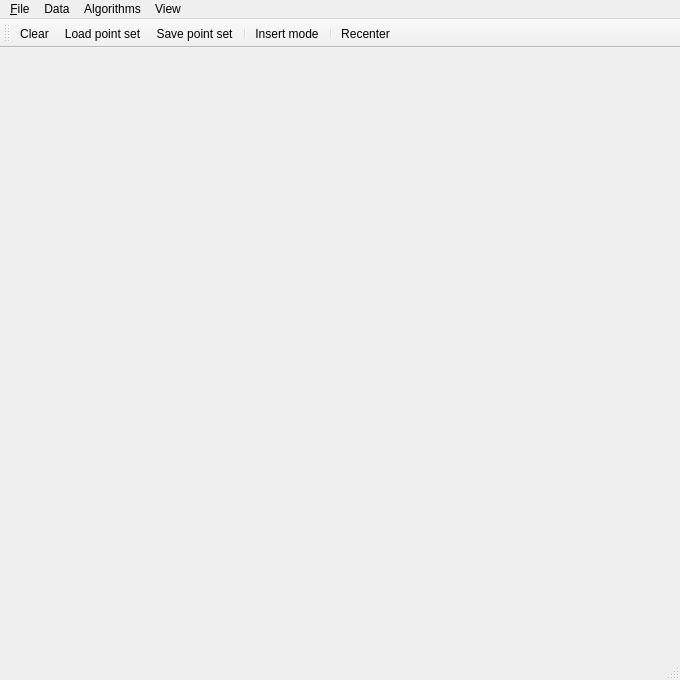
<?xml version="1.0" encoding="UTF-8"?>
<ui version="4.0">
 <author>Pierre Alliez</author>
 <class>MainWindow</class>
 <widget class="QMainWindow" name="MainWindow">
  <property name="geometry">
   <rect>
    <x>0</x>
    <y>0</y>
    <width>680</width>
    <height>680</height>
   </rect>
  </property>
  <property name="windowTitle">
   <string>CGAL 2D Optimal Transportation Curve Reconstruction</string>
  </property>
  <widget class="QWidget" name="centralwidget">
   <layout class="QGridLayout">
    <item row="0" column="0">
     <layout class="QVBoxLayout">
      <property name="sizeConstraint">
       <enum>QLayout::SetDefaultConstraint</enum>
      </property>
      <item>
       <widget class="GlViewer" name="viewer" native="true">
        <property name="focusPolicy">
         <enum>Qt::StrongFocus</enum>
        </property>
        <property name="locale">
         <locale language="English" country="UnitedStates"/>
        </property>
       </widget>
      </item>
     </layout>
    </item>
   </layout>
  </widget>
  <widget class="QStatusBar" name="statusbar"/>
  <widget class="QMenuBar" name="menubar">
   <property name="geometry">
    <rect>
     <x>0</x>
     <y>0</y>
     <width>680</width>
     <height>22</height>
    </rect>
   </property>
   <widget class="QMenu" name="menuFile">
    <property name="title">
     <string>&amp;File</string>
    </property>
    <addaction name="actionLoadPoints"/>
    <addaction name="actionSave"/>
    <addaction name="separator"/>
    <addaction name="actionQuit"/>
   </widget>
   <widget class="QMenu" name="menuPoint_set">
    <property name="title">
     <string>Data</string>
    </property>
    <widget class="QMenu" name="menuPredefined">
     <property name="title">
      <string>Predefined</string>
     </property>
     <addaction name="actionLine"/>
     <addaction name="actionParallel_lines"/>
     <addaction name="actionCircle"/>
     <addaction name="actionHalf_circle"/>
     <addaction name="actionWidely_variable_sampling"/>
     <addaction name="actionSpiral"/>
     <addaction name="actionBox"/>
     <addaction name="actionBoxes"/>
     <addaction name="actionBox_with_boundaries"/>
     <addaction name="actionBox_with_missing_corners"/>
     <addaction name="actionStar"/>
     <addaction name="actionStair"/>
     <addaction name="actionSkyline"/>
     <addaction name="actionIncreasingly_sharp_angles"/>
    </widget>
    <addaction name="actionInsertPoint"/>
    <addaction name="menuPredefined"/>
    <addaction name="separator"/>
    <addaction name="actionNoise"/>
    <addaction name="actionAdd_outliers"/>
    <addaction name="separator"/>
    <addaction name="actionDecimate"/>
    <addaction name="actionSubdivide"/>
    <addaction name="separator"/>
    <addaction name="actionClear"/>
   </widget>
   <widget class="QMenu" name="menuAlgorithms">
    <property name="title">
     <string>Algorithms</string>
    </property>
    <addaction name="actionReconstruction_one_step"/>
    <addaction name="actionReconstruction_10_steps"/>
    <addaction name="actionReconstruction_100_steps"/>
    <addaction name="actionReconstruction_1000_steps"/>
    <addaction name="actionReconstruction_until"/>
    <addaction name="actionReconstruction_Wasserstein_tolerance"/>
    <addaction name="separator"/>
    <addaction name="actionRelocate_vertices"/>
    <addaction name="actionReconstruction_reinit"/>
    <addaction name="separator"/>
    <addaction name="actionOutput_console"/>
    <addaction name="separator"/>
    <addaction name="actionSet_options"/>
    <addaction name="separator"/>
   </widget>
   <widget class="QMenu" name="menuView">
    <property name="title">
     <string>View</string>
    </property>
    <addaction name="actionView_points"/>
    <addaction name="actionView_tolerance"/>
    <addaction name="separator"/>
    <addaction name="actionView_vertices"/>
    <addaction name="actionView_edges"/>
    <addaction name="separator"/>
    <addaction name="actionView_ghost"/>
    <addaction name="actionView_relevance"/>
    <addaction name="separator"/>
    <addaction name="actionView_edge_cost"/>
    <addaction name="actionView_edge_priority"/>
    <addaction name="separator"/>
    <addaction name="actionView_bins"/>
    <addaction name="actionView_foot_points"/>
    <addaction name="actionView_relocation"/>
    <addaction name="separator"/>
    <addaction name="actionRecenter"/>
   </widget>
   <addaction name="menuFile"/>
   <addaction name="menuPoint_set"/>
   <addaction name="menuAlgorithms"/>
   <addaction name="menuView"/>
  </widget>
  <widget class="QToolBar" name="toolBar">
   <property name="windowTitle">
    <string>toolBar</string>
   </property>
   <property name="locale">
    <locale language="English" country="UnitedStates"/>
   </property>
   <attribute name="toolBarArea">
    <enum>TopToolBarArea</enum>
   </attribute>
   <attribute name="toolBarBreak">
    <bool>false</bool>
   </attribute>
   <addaction name="actionClear"/>
   <addaction name="actionLoadPoints"/>
   <addaction name="actionSave"/>
   <addaction name="separator"/>
   <addaction name="actionInsertPoint"/>
   <addaction name="separator"/>
   <addaction name="actionRecenter"/>
  </widget>
  <action name="actionQuit">
   <property name="text">
    <string>Quit</string>
   </property>
   <property name="shortcut">
    <string>Ctrl+Q</string>
   </property>
  </action>
  <action name="actionInsertPoint">
   <property name="checkable">
    <bool>true</bool>
   </property>
   <property name="checked">
    <bool>false</bool>
   </property>
   <property name="icon">
    <iconset resource="pwsrec.qrc">
     <normaloff>:/icons/inputPoint.png</normaloff>:/icons/inputPoint.png</iconset>
   </property>
   <property name="text">
    <string>Insert mode</string>
   </property>
   <property name="toolTip">
    <string>Insert Point</string>
   </property>
   <property name="statusTip">
    <string>Insert Point</string>
   </property>
  </action>
  <action name="actionClear">
   <property name="icon">
    <iconset resource="pwsrec.qrc">
     <normaloff>:/icons/fileNew.png</normaloff>:/icons/fileNew.png</iconset>
   </property>
   <property name="text">
    <string>Clear</string>
   </property>
   <property name="statusTip">
    <string>Clear</string>
   </property>
   <property name="shortcut">
    <string>Space</string>
   </property>
  </action>
  <action name="actionLoadPoints">
   <property name="icon">
    <iconset resource="pwsrec.qrc">
     <normaloff>:/icons/fileOpen.png</normaloff>:/icons/fileOpen.png</iconset>
   </property>
   <property name="text">
    <string>Load point set...</string>
   </property>
   <property name="statusTip">
    <string>Load point set</string>
   </property>
   <property name="shortcut">
    <string>Ctrl+O</string>
   </property>
  </action>
  <action name="actionSave">
   <property name="icon">
    <iconset resource="pwsrec.qrc">
     <normaloff>:/icons/fileSave.png</normaloff>:/icons/fileSave.png</iconset>
   </property>
   <property name="text">
    <string>Save point set...</string>
   </property>
   <property name="statusTip">
    <string>Save point set</string>
   </property>
   <property name="shortcut">
    <string>Ctrl+S</string>
   </property>
  </action>
  <action name="actionCircle">
   <property name="text">
    <string>Circle...</string>
   </property>
  </action>
  <action name="actionHalf_circle">
   <property name="text">
    <string>Half circle...</string>
   </property>
  </action>
  <action name="actionBox">
   <property name="text">
    <string>Box...</string>
   </property>
   <property name="shortcut">
    <string>B</string>
   </property>
  </action>
  <action name="actionLine">
   <property name="text">
    <string>Line...</string>
   </property>
  </action>
  <action name="actionReconstruction_reinit">
   <property name="text">
    <string>Re-init</string>
   </property>
   <property name="shortcut">
    <string>I</string>
   </property>
  </action>
  <action name="actionReconstruction_one_step">
   <property name="text">
    <string>Run 1 step</string>
   </property>
   <property name="shortcut">
    <string>R</string>
   </property>
  </action>
  <action name="actionView_foot_points">
   <property name="checkable">
    <bool>true</bool>
   </property>
   <property name="checked">
    <bool>false</bool>
   </property>
   <property name="text">
    <string>Foot points</string>
   </property>
   <property name="statusTip">
    <string>View foot points</string>
   </property>
   <property name="shortcut">
    <string>F</string>
   </property>
  </action>
  <action name="actionView_points">
   <property name="checkable">
    <bool>true</bool>
   </property>
   <property name="checked">
    <bool>true</bool>
   </property>
   <property name="text">
    <string>Points</string>
   </property>
   <property name="statusTip">
    <string>View points</string>
   </property>
   <property name="shortcut">
    <string>P</string>
   </property>
  </action>
  <action name="actionView_edges">
   <property name="checkable">
    <bool>true</bool>
   </property>
   <property name="checked">
    <bool>false</bool>
   </property>
   <property name="text">
    <string>Triangulation</string>
   </property>
   <property name="statusTip">
    <string>View edges of the triangulation</string>
   </property>
   <property name="shortcut">
    <string>T</string>
   </property>
  </action>
  <action name="actionRecenter">
   <property name="icon">
    <iconset resource="pwsrec.qrc">
     <normaloff>:/icons/fit-page-32.png</normaloff>:/icons/fit-page-32.png</iconset>
   </property>
   <property name="text">
    <string>Recenter</string>
   </property>
  </action>
  <action name="actionView_vertices">
   <property name="checkable">
    <bool>true</bool>
   </property>
   <property name="checked">
    <bool>true</bool>
   </property>
   <property name="text">
    <string>Vertices</string>
   </property>
   <property name="shortcut">
    <string>V</string>
   </property>
  </action>
  <action name="actionBoxes">
   <property name="text">
    <string>Two boxes...</string>
   </property>
  </action>
  <action name="actionStair">
   <property name="text">
    <string>Stair...</string>
   </property>
  </action>
  <action name="actionSkyline">
   <property name="text">
    <string>Skyline...</string>
   </property>
  </action>
  <action name="actionView_edge_priority">
   <property name="checkable">
    <bool>true</bool>
   </property>
   <property name="checked">
    <bool>false</bool>
   </property>
   <property name="text">
    <string>Edge priority</string>
   </property>
   <property name="shortcut">
    <string>Z</string>
   </property>
  </action>
  <action name="actionReconstruction_10_steps">
   <property name="text">
    <string>Run 10 steps</string>
   </property>
   <property name="shortcut">
    <string>1</string>
   </property>
  </action>
  <action name="actionReconstruction_100_steps">
   <property name="text">
    <string>Run 100 steps</string>
   </property>
   <property name="shortcut">
    <string>2</string>
   </property>
  </action>
  <action name="actionReconstruction_1000_steps">
   <property name="text">
    <string>Run 1,000 steps</string>
   </property>
   <property name="shortcut">
    <string>3</string>
   </property>
  </action>
  <action name="actionAdd_outliers">
   <property name="text">
    <string>Add outliers...</string>
   </property>
  </action>
  <action name="actionSnapshot">
   <property name="icon">
    <iconset resource="pwsrec.qrc">
     <normaloff>:/icons/snapshot.png</normaloff>:/icons/snapshot.png</iconset>
   </property>
   <property name="text">
    <string>Snapshot</string>
   </property>
   <property name="shortcut">
    <string>Ctrl+C</string>
   </property>
  </action>
  <action name="actionIncreasingly_sharp_angles">
   <property name="text">
    <string>Increasingly sharp angles...</string>
   </property>
  </action>
  <action name="actionBox_with_boundaries">
   <property name="text">
    <string>Box with boundaries...</string>
   </property>
  </action>
  <action name="actionBox_with_missing_corners">
   <property name="text">
    <string>Box with missing corners...</string>
   </property>
  </action>
  <action name="actionStar">
   <property name="text">
    <string>Star...</string>
   </property>
  </action>
  <action name="actionSpiral">
   <property name="text">
    <string>Spiral...</string>
   </property>
  </action>
  <action name="actionView_edge_cost">
   <property name="checkable">
    <bool>true</bool>
   </property>
   <property name="checked">
    <bool>false</bool>
   </property>
   <property name="text">
    <string>Edge cost</string>
   </property>
   <property name="shortcut">
    <string>C</string>
   </property>
  </action>
  <action name="actionReconstruction_until">
   <property name="text">
    <string>Run until...</string>
   </property>
   <property name="shortcut">
    <string>U</string>
   </property>
  </action>
  <action name="actionParallel_lines">
   <property name="text">
    <string>Parallel lines...</string>
   </property>
  </action>
  <action name="actionNoise">
   <property name="text">
    <string>Noise...</string>
   </property>
   <property name="shortcut">
    <string>N</string>
   </property>
  </action>
  <action name="actionRelocate_vertices">
   <property name="text">
    <string>Relocate all vertices</string>
   </property>
   <property name="shortcut">
    <string>L</string>
   </property>
  </action>
  <action name="actionView_relocation">
   <property name="checkable">
    <bool>true</bool>
   </property>
   <property name="text">
    <string>Relocation</string>
   </property>
   <property name="shortcut">
    <string>Shift+L</string>
   </property>
  </action>
  <action name="actionView_ghost">
   <property name="checkable">
    <bool>true</bool>
   </property>
   <property name="checked">
    <bool>false</bool>
   </property>
   <property name="text">
    <string>Ghost edges</string>
   </property>
   <property name="shortcut">
    <string>G</string>
   </property>
  </action>
  <action name="actionInvert_mass">
   <property name="text">
    <string>Invert mass</string>
   </property>
   <property name="shortcut">
    <string>Shift+I</string>
   </property>
  </action>
  <action name="actionView_relevance">
   <property name="checkable">
    <bool>true</bool>
   </property>
   <property name="checked">
    <bool>true</bool>
   </property>
   <property name="text">
    <string>Relevance</string>
   </property>
   <property name="shortcut">
    <string>Shift+R</string>
   </property>
  </action>
  <action name="actionClamp_mass">
   <property name="text">
    <string>Clamp mass</string>
   </property>
  </action>
  <action name="actionView_bins">
   <property name="checkable">
    <bool>true</bool>
   </property>
   <property name="text">
    <string>Bins</string>
   </property>
   <property name="shortcut">
    <string>Shift+B</string>
   </property>
  </action>
  <action name="actionSubdivide">
   <property name="text">
    <string>Subdivide</string>
   </property>
  </action>
  <action name="actionWidely_variable_sampling">
   <property name="text">
    <string>Widely variable sampling</string>
   </property>
  </action>
  <action name="actionDecimate">
   <property name="text">
    <string>Decimate...</string>
   </property>
  </action>
  <action name="actionKeep_one_point_out_of_n">
   <property name="text">
    <string>One point out of n</string>
   </property>
  </action>
  <action name="actionSet_MChoice">
   <property name="checkable">
    <bool>true</bool>
   </property>
   <property name="text">
    <string>Multiple Choice</string>
   </property>
   <property name="shortcut">
    <string>M</string>
   </property>
  </action>
  <action name="actionSet_options">
   <property name="text">
    <string>Options...</string>
   </property>
   <property name="shortcut">
    <string>O</string>
   </property>
  </action>
  <action name="actionOutput_console">
   <property name="text">
    <string>Output to console</string>
   </property>
  </action>
  <action name="actionReconstruction_Wasserstein_tolerance">
   <property name="text">
    <string>Run under Wasserstein tolerance...</string>
   </property>
   <property name="shortcut">
    <string>W</string>
   </property>
  </action>
  <action name="actionView_tolerance">
   <property name="checkable">
    <bool>true</bool>
   </property>
   <property name="text">
    <string>Tolerance</string>
   </property>
   <property name="shortcut">
    <string>Ctrl+T</string>
   </property>
  </action>
 </widget>
 <customwidgets>
  <customwidget>
   <class>GlViewer</class>
   <extends>QWidget</extends>
   <header>glviewer.h</header>
   <container>1</container>
  </customwidget>
 </customwidgets>
 <resources>
  <include location="pwsrec.qrc"/>
 </resources>
 <connections/>
</ui>
